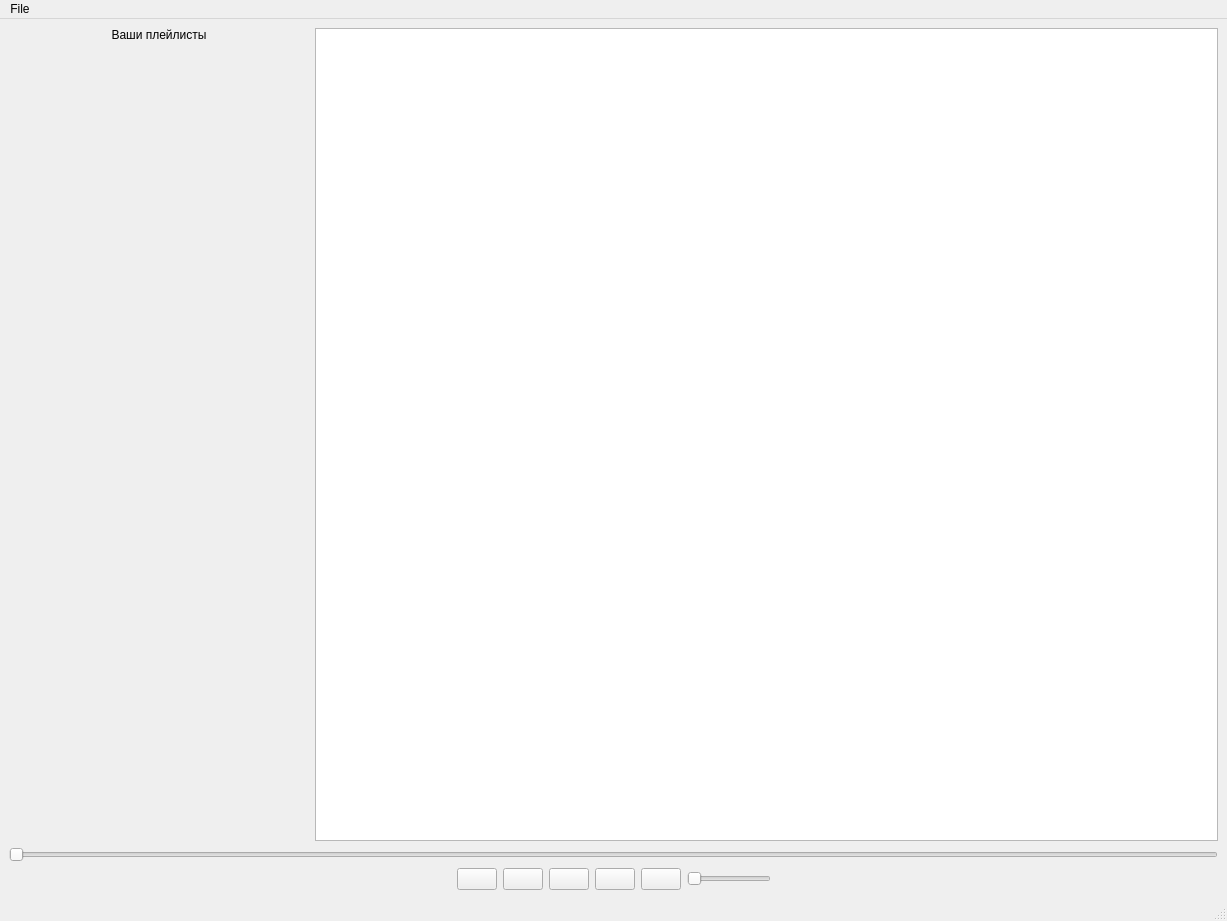
<?xml version="1.0" encoding="UTF-8"?>
<ui version="4.0">
 <class>MainWindow</class>
 <widget class="QMainWindow" name="MainWindow">
  <property name="geometry">
   <rect>
    <x>0</x>
    <y>0</y>
    <width>1227</width>
    <height>921</height>
   </rect>
  </property>
  <property name="windowTitle">
   <string>MainWindow</string>
  </property>
  <widget class="QWidget" name="centralwidget">
   <layout class="QGridLayout" name="gridLayout">
    <item row="0" column="1" rowspan="3" colspan="2">
     <widget class="QTableWidget" name="tableWidget">
      <property name="sizePolicy">
       <sizepolicy hsizetype="Expanding" vsizetype="MinimumExpanding">
        <horstretch>0</horstretch>
        <verstretch>0</verstretch>
       </sizepolicy>
      </property>
      <property name="cursor" stdset="0">
       <cursorShape>ArrowCursor</cursorShape>
      </property>
     </widget>
    </item>
    <item row="3" column="0" colspan="3">
     <layout class="QVBoxLayout" name="verticalLayout">
      <property name="spacing">
       <number>6</number>
      </property>
      <property name="sizeConstraint">
       <enum>QLayout::SetNoConstraint</enum>
      </property>
      <item>
       <widget class="QSlider" name="trackSlider">
        <property name="enabled">
         <bool>true</bool>
        </property>
        <property name="sizePolicy">
         <sizepolicy hsizetype="Expanding" vsizetype="Fixed">
          <horstretch>0</horstretch>
          <verstretch>0</verstretch>
         </sizepolicy>
        </property>
        <property name="cursor">
         <cursorShape>PointingHandCursor</cursorShape>
        </property>
        <property name="contextMenuPolicy">
         <enum>Qt::DefaultContextMenu</enum>
        </property>
        <property name="styleSheet">
         <string notr="true"/>
        </property>
        <property name="orientation">
         <enum>Qt::Horizontal</enum>
        </property>
       </widget>
      </item>
      <item>
       <layout class="QHBoxLayout" name="horizontalLayout">
        <property name="sizeConstraint">
         <enum>QLayout::SetNoConstraint</enum>
        </property>
        <item>
         <spacer name="horizontalSpacer">
          <property name="orientation">
           <enum>Qt::Horizontal</enum>
          </property>
          <property name="sizeHint" stdset="0">
           <size>
            <width>40</width>
            <height>20</height>
           </size>
          </property>
         </spacer>
        </item>
        <item>
         <widget class="QPushButton" name="stopTrackBtn">
          <property name="sizePolicy">
           <sizepolicy hsizetype="Fixed" vsizetype="Fixed">
            <horstretch>0</horstretch>
            <verstretch>0</verstretch>
           </sizepolicy>
          </property>
          <property name="cursor">
           <cursorShape>PointingHandCursor</cursorShape>
          </property>
          <property name="text">
           <string/>
          </property>
          <property name="icon">
           <iconset resource="MainWindowResources.qrc">
            <normaloff>:/new/prefix1/resources/stop.png</normaloff>:/new/prefix1/resources/stop.png</iconset>
          </property>
          <property name="iconSize">
           <size>
            <width>35</width>
            <height>35</height>
           </size>
          </property>
          <property name="flat">
           <bool>false</bool>
          </property>
         </widget>
        </item>
        <item>
         <widget class="QPushButton" name="prevTrackBtn">
          <property name="sizePolicy">
           <sizepolicy hsizetype="Fixed" vsizetype="Fixed">
            <horstretch>0</horstretch>
            <verstretch>0</verstretch>
           </sizepolicy>
          </property>
          <property name="minimumSize">
           <size>
            <width>0</width>
            <height>0</height>
           </size>
          </property>
          <property name="cursor">
           <cursorShape>PointingHandCursor</cursorShape>
          </property>
          <property name="text">
           <string/>
          </property>
          <property name="icon">
           <iconset resource="MainWindowResources.qrc">
            <normaloff>:/new/prefix1/resources/prev.png</normaloff>:/new/prefix1/resources/prev.png</iconset>
          </property>
          <property name="iconSize">
           <size>
            <width>35</width>
            <height>35</height>
           </size>
          </property>
          <property name="flat">
           <bool>false</bool>
          </property>
         </widget>
        </item>
        <item>
         <widget class="QPushButton" name="playBtn">
          <property name="sizePolicy">
           <sizepolicy hsizetype="Fixed" vsizetype="Fixed">
            <horstretch>0</horstretch>
            <verstretch>0</verstretch>
           </sizepolicy>
          </property>
          <property name="minimumSize">
           <size>
            <width>0</width>
            <height>0</height>
           </size>
          </property>
          <property name="cursor">
           <cursorShape>PointingHandCursor</cursorShape>
          </property>
          <property name="mouseTracking">
           <bool>true</bool>
          </property>
          <property name="focusPolicy">
           <enum>Qt::StrongFocus</enum>
          </property>
          <property name="styleSheet">
           <string notr="true"/>
          </property>
          <property name="text">
           <string/>
          </property>
          <property name="icon">
           <iconset resource="MainWindowResources.qrc">
            <normaloff>:/new/prefix1/resources/play.png</normaloff>:/new/prefix1/resources/play.png</iconset>
          </property>
          <property name="iconSize">
           <size>
            <width>50</width>
            <height>50</height>
           </size>
          </property>
          <property name="checkable">
           <bool>false</bool>
          </property>
          <property name="flat">
           <bool>false</bool>
          </property>
         </widget>
        </item>
        <item>
         <widget class="QPushButton" name="nextTrackBtn">
          <property name="sizePolicy">
           <sizepolicy hsizetype="Fixed" vsizetype="Fixed">
            <horstretch>0</horstretch>
            <verstretch>0</verstretch>
           </sizepolicy>
          </property>
          <property name="cursor">
           <cursorShape>PointingHandCursor</cursorShape>
          </property>
          <property name="text">
           <string/>
          </property>
          <property name="icon">
           <iconset resource="MainWindowResources.qrc">
            <normaloff>:/new/prefix1/resources/next.png</normaloff>:/new/prefix1/resources/next.png</iconset>
          </property>
          <property name="iconSize">
           <size>
            <width>35</width>
            <height>35</height>
           </size>
          </property>
          <property name="flat">
           <bool>false</bool>
          </property>
         </widget>
        </item>
        <item>
         <widget class="QPushButton" name="muteBtn">
          <property name="sizePolicy">
           <sizepolicy hsizetype="Fixed" vsizetype="Fixed">
            <horstretch>0</horstretch>
            <verstretch>0</verstretch>
           </sizepolicy>
          </property>
          <property name="cursor">
           <cursorShape>PointingHandCursor</cursorShape>
          </property>
          <property name="text">
           <string/>
          </property>
          <property name="icon">
           <iconset resource="MainWindowResources.qrc">
            <normaloff>:/new/prefix1/resources/loudspeaker.png</normaloff>:/new/prefix1/resources/loudspeaker.png</iconset>
          </property>
          <property name="iconSize">
           <size>
            <width>25</width>
            <height>25</height>
           </size>
          </property>
          <property name="flat">
           <bool>false</bool>
          </property>
         </widget>
        </item>
        <item>
         <widget class="QSlider" name="volumeSlider">
          <property name="sizePolicy">
           <sizepolicy hsizetype="Fixed" vsizetype="Fixed">
            <horstretch>0</horstretch>
            <verstretch>0</verstretch>
           </sizepolicy>
          </property>
          <property name="cursor">
           <cursorShape>PointingHandCursor</cursorShape>
          </property>
          <property name="orientation">
           <enum>Qt::Horizontal</enum>
          </property>
         </widget>
        </item>
        <item>
         <spacer name="horizontalSpacer_2">
          <property name="orientation">
           <enum>Qt::Horizontal</enum>
          </property>
          <property name="sizeHint" stdset="0">
           <size>
            <width>40</width>
            <height>20</height>
           </size>
          </property>
         </spacer>
        </item>
       </layout>
      </item>
     </layout>
    </item>
    <item row="0" column="0">
     <widget class="QLabel" name="playlestsLabel">
      <property name="sizePolicy">
       <sizepolicy hsizetype="Fixed" vsizetype="Preferred">
        <horstretch>0</horstretch>
        <verstretch>0</verstretch>
       </sizepolicy>
      </property>
      <property name="minimumSize">
       <size>
        <width>300</width>
        <height>0</height>
       </size>
      </property>
      <property name="text">
       <string>Ваши плейлисты</string>
      </property>
      <property name="alignment">
       <set>Qt::AlignCenter</set>
      </property>
     </widget>
    </item>
    <item row="2" column="0">
     <spacer name="verticalSpacer">
      <property name="orientation">
       <enum>Qt::Vertical</enum>
      </property>
      <property name="sizeHint" stdset="0">
       <size>
        <width>20</width>
        <height>40</height>
       </size>
      </property>
     </spacer>
    </item>
   </layout>
  </widget>
  <widget class="QMenuBar" name="menubar">
   <property name="geometry">
    <rect>
     <x>0</x>
     <y>0</y>
     <width>1227</width>
     <height>22</height>
    </rect>
   </property>
   <widget class="QMenu" name="menuFile">
    <property name="title">
     <string>File</string>
    </property>
    <addaction name="actionOpen"/>
   </widget>
   <addaction name="menuFile"/>
  </widget>
  <widget class="QStatusBar" name="statusbar"/>
  <action name="actionOpen">
   <property name="text">
    <string>Open</string>
   </property>
  </action>
 </widget>
 <resources>
  <include location="MainWindowResources.qrc"/>
 </resources>
 <connections/>
</ui>
